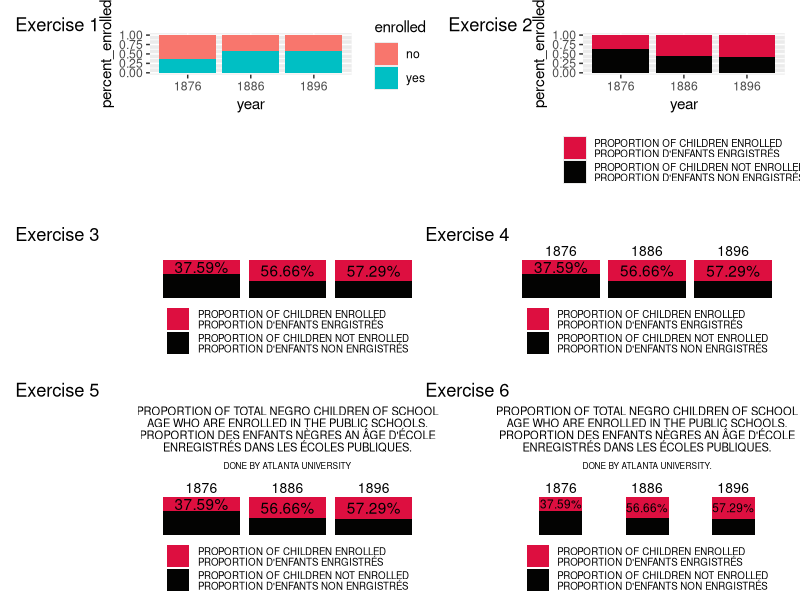

This figure's R source:
## ---- chunk 1
#| label: load-packages

library(tidyverse)
library(knitr)
library(patchwork)
## ---- chunk 2
public_school <- tribble(
  ~enrolled, ~year, ~percent_enrolled,
  "yes",     1876, 37.59,
  "no",      1876, 100 - 37.59,
  "yes",     1886, 56.66,
  "no",      1886, 100 - 56.66, 
  "yes",     1896, 57.29,
  "no",      1896, 100 - 57.29
)

kable(public_school)
## ---- chunk 3
    public_school <- public_school |>
      mutate(year = as.factor(year))

    p1 <- ggplot(
      public_school, 
      aes(x = year, y = percent_enrolled, fill = enrolled)
    ) +
      geom_col(position = "fill")
## ---- chunk 4
    p2 <- ggplot(
      public_school, 
      aes(x = year, y = percent_enrolled, fill = fct_rev(enrolled))
    ) +
      geom_col(position = "fill") +
      scale_fill_manual(
        name = NULL,
        values = c("yes" = "#DD0F40", "no" = "#030302"),
        labels = c("yes" = "PROPORTION OF CHILDREN ENROLLED\nPROPORTION D'ENFANTS ENRGISTRÉS", "no" = "PROPORTION OF CHILDREN NOT ENROLLED\nPROPORTION D'ENFANTS NON ENRGISTRÉS")
        ) +
      theme(
        legend.position = "bottom", 
        legend.direction = "vertical",
        legend.text = element_text(size = 7)
      )
## ---- chunk 5
    public_school <- public_school |>
      mutate(
        annotate_location = if_else(enrolled == "no", percent_enrolled / 2, 100 - (percent_enrolled / 2)),
        annotate_text = paste0(percent_enrolled, "%")
        )

    p3 <- ggplot(
      public_school, 
      aes(x = year, y = percent_enrolled, fill = fct_rev(enrolled))
    ) +
      geom_col(position = "fill") +
      geom_text(data = public_school |> filter(enrolled == "yes"), aes(x = year, y = annotate_location/100, label = annotate_text)) +
      scale_fill_manual(
        name = NULL,
        values = c("yes" = "#DD0F40", "no" = "#030302"),
        labels = c("yes" = "PROPORTION OF CHILDREN ENROLLED\nPROPORTION D'ENFANTS ENRGISTRÉS", "no" = "PROPORTION OF CHILDREN NOT ENROLLED\nPROPORTION D'ENFANTS NON ENRGISTRÉS")
        ) +
      theme_void() +
      theme(
        legend.position = "bottom",
        legend.direction = "vertical",
        legend.text = element_text(size = 7)
      )
## ---- chunk 6
    p4 <- ggplot(
      public_school, 
      aes(x = year, y = percent_enrolled, fill = fct_rev(enrolled))
    ) +
      geom_col(position = "fill") +
      geom_text(data = public_school |> filter(enrolled == "yes"), aes(x = year, y = annotate_location/100, label = annotate_text)) +
      scale_fill_manual(
        name = NULL,
        values = c("yes" = "#DD0F40", "no" = "#030302"),
        labels = c("yes" = "PROPORTION OF CHILDREN ENROLLED\nPROPORTION D'ENFANTS ENRGISTRÉS", "no" = "PROPORTION OF CHILDREN NOT ENROLLED\nPROPORTION D'ENFANTS NON ENRGISTRÉS")
        ) +
      scale_x_discrete(position = "top") +
      theme_void() +
      theme(
        legend.position = "bottom",
        legend.direction = "vertical",
        legend.text = element_text(size = 7),
        axis.text.x.top = element_text(size = 10)
      )
## ---- chunk 7
    p5 <- ggplot(
      public_school, 
      aes(x = year, y = percent_enrolled, fill = fct_rev(enrolled))
    ) +
      geom_col(position = "fill") +
      geom_text(data = public_school |> filter(enrolled == "yes"), aes(x = year, y = annotate_location/100, label = annotate_text)) +
      scale_fill_manual(
        name = NULL,
        values = c("yes" = "#DD0F40", "no" = "#030302"),
        labels = c("yes" = "PROPORTION OF CHILDREN ENROLLED\nPROPORTION D'ENFANTS ENRGISTRÉS", "no" = "PROPORTION OF CHILDREN NOT ENROLLED\nPROPORTION D'ENFANTS NON ENRGISTRÉS")
        ) +
      scale_x_discrete(position = "top") +
      theme_void() +
      theme(
        legend.position = "bottom",
        legend.direction = "vertical",
        legend.text = element_text(size = 7),
        axis.text.x.top = element_text(size = 10),
        plot.title = element_text(hjust = 0.5, size = 8),
        plot.subtitle = element_text(hjust = 0.5, size = 6),
        plot.margin = unit(c(0, 0, 0, 0), units = "cm")
      ) +
      labs(
        title = "PROPORTION OF TOTAL NEGRO CHILDREN OF SCHOOL\nAGE WHO ARE ENROLLED IN THE PUBLIC SCHOOLS.\nPROPORTION DES ENFANTS NÈGRES AN ÂGE D'ÉCOLE\nENREGISTRÉS DANS LES ÉCOLES PUBLIQUES.",
        subtitle = "DONE BY ATLANTA UNIVERSITY\n"
      )
## ---- chunk 8
    p6 <- ggplot(
      public_school, 
      aes(x = year, y = percent_enrolled, fill = fct_rev(enrolled))
    ) +
      geom_col(position = "fill", width = 0.5) +
      geom_text(data = public_school |> filter(enrolled == "yes"), aes(x = year, y = annotate_location/100, label = annotate_text), size = 3) +
      scale_fill_manual(
        name = NULL,
        values = c("yes" = "#DD0F40", "no" = "#030302"),
        labels = c("yes" = "PROPORTION OF CHILDREN ENROLLED\nPROPORTION D'ENFANTS ENRGISTRÉS", "no" = "PROPORTION OF CHILDREN NOT ENROLLED\nPROPORTION D'ENFANTS NON ENRGISTRÉS")
        ) +
      scale_x_discrete(position = "top") +
      theme_void() +
      theme(
        legend.position = "bottom",
        legend.direction = "vertical",
        legend.text = element_text(size = 7),
        axis.text.x.top = element_text(size = 10),
        plot.title = element_text(hjust = 0.5, size = 8),
        plot.subtitle = element_text(hjust = 0.5, size = 6),
        plot.margin = unit(c(0, 0, 0, 0), units = "cm")
      ) +
      labs(
        title = "PROPORTION OF TOTAL NEGRO CHILDREN OF SCHOOL\nAGE WHO ARE ENROLLED IN THE PUBLIC SCHOOLS.\nPROPORTION DES ENFANTS NÈGRES AN ÂGE D'ÉCOLE\nENREGISTRÉS DANS LES ÉCOLES PUBLIQUES.",
        subtitle = "DONE BY ATLANTA UNIVERSITY.\n"
      )
## ---- chunk 9
#| label: fig-activity-1
#| fig-cap: |
#|   Expected result of each of the exercises in Activity 1.
#| fig-width: 8
#| fig-height: 12

(p1 + p2) /
  plot_spacer() /
  (p3 + p4) /
  plot_spacer() /
  (p5 + p6) +
  plot_layout(heights = c(4, 1, 4, 1, 4)) +
  plot_annotation(
    tag_levels = "1", 
    tag_prefix = "Exercise "
    )
